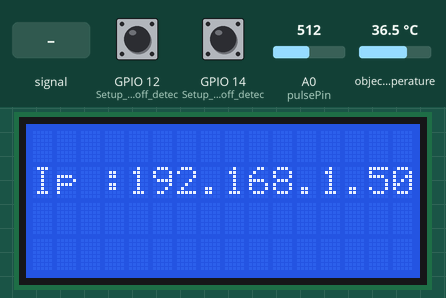
Bench run of a sketch on a simulated ESP8266 (NodeMCU). Shown: 16×4 character LCD. The test bench sets the inputs (shaded band); at power-on: object temperature 36.5 °C, GPIO 12 (Setup_for_leads_off_detec) LOW, GPIO 14 (Setup_for_leads_off_detec) LOW, A0 (pulsePin) = 512. WiFi joins after 1.5 s; servers stay silent unless stated; what the sketch prints to the serial monitor is not drawn.

Above: at 1.6 s.
3.9 s: A0 (pulsePin) fed a 200 Hz sine of ±81 counts around its level
At 5.1 s:
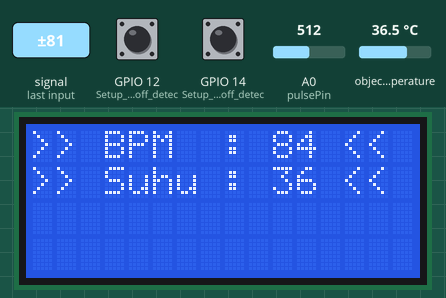
6.9 s: object temperature set to 20 °C
9.9 s: A0 (pulsePin) fed a 1000 Hz sine of ±255 counts around its level
At 10.4 s:
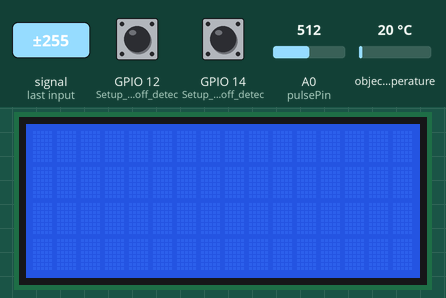
At 10.9 s:
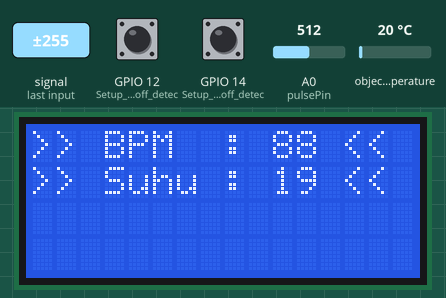
12.9 s: object temperature set to 26 °C
15.9 s: GPIO 12 (Setup_for_leads_off_detec) pulled HIGH for 0.15 s
17.7 s: object temperature set to 32 °C
Timing chart, 0 to 20.7 s (numbered marks = the images above; inputs shaded):
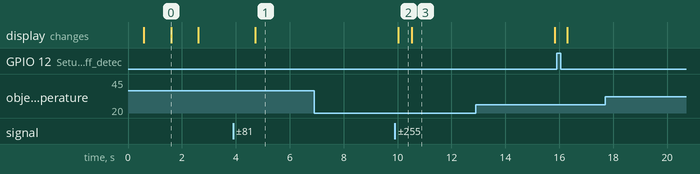

The sketch:

ecg_firebase.ino
```cpp
#include <ESP8266WiFi.h>
#include <Wire.h>
#include <FirebaseArduino.h>
#include <Adafruit_MLX90614.h>
#include <LiquidCrystal_I2C.h>

LiquidCrystal_I2C lcd(0x27,16,4);  // set the LCD address to 0x27 for a 16 chars and 2 line display

#define pulsePin A0 // default pulse pin for ecg8266
Adafruit_MLX90614 mlx = Adafruit_MLX90614();
#define FIREBASE_HOST "paste here your database url"
#define FIREBASE_AUTH "Paste Here your database authentications"
#define ssid "******" // Nama SSID AP/Hotspot
#define password "*********" //Password Wifi
WiFiClient client;
double ObjectTemp,AmbientTemp;
unsigned long timeout;

int rate[10];
unsigned long sampleCounter = 0;
unsigned long lastBeatTime = 0;
unsigned long lastTime = 0, NewTime;
int BPM = 0;
int IBI = 600;
int P = 512;
int T = 512;
int thresh = 525;
int amp = 100;
int Signal;
boolean Pulse = false;
boolean firstBeat = true;
boolean secondBeat = true;
boolean PulseDetected = false;
int pulse;

void setup() {
  Serial.begin(9600);
  //Lcd
  lcd.init();
  lcd.backlight();
  //MLX90614 Temperature Sensor
  mlx.begin();
  //AD8232 ECG Sensor
  pinMode(12, INPUT); // Setup for leads off detection LO +
  pinMode(14, INPUT); // Setup for leads off detection LO -
  // We start by connecting to a WiFi network
  Serial.println();
  Serial.println();
  Serial.print("Connecting to ");
  Serial.println(ssid);

  WiFi.mode(WIFI_STA);
  WiFi.begin(ssid, password);

  while (WiFi.status() != WL_CONNECTED) {
    delay(500);
    Serial.print(".");
    lcd.setCursor(0,0);
    lcd.print("Connecting..");
    delay(1000);
    lcd.clear();
  }

  Serial.println("");
  Serial.println("WiFi connected");
  Serial.println("IP address: ");
  Serial.println(WiFi.localIP());
  Firebase.begin(FIREBASE_HOST, FIREBASE_AUTH);
  lcd.setCursor(0,1);
  lcd.print("Ip : ");
  lcd.setCursor(4,1);
  lcd.print(WiFi.localIP());
  delay(1000);
  lcd.clear();

}

void loop() {
  upload();
}

void nilai_suhu(){
  ObjectTemp = int(mlx.readObjectTempC());
  Serial.print("\tsuhu : ");
  Serial.print(ObjectTemp);
}
void upload(){
  if (PulseDetected == true) {
    Serial.print("PASIEN 1");
    nilai_suhu();
    Serial.print("\tnadi : ");
    pulse = BPM;
    Serial.println(pulse);
    //LCD SUHU
    lcd.setCursor(0,1);
    lcd.print(">> Suhu : ");
    lcd.setCursor(10,1);
    lcd.print(int(ObjectTemp));
    lcd.setCursor(13,1);
    lcd.print("<<");
    //LCD BPM
    lcd.setCursor(0,0);
    lcd.print(">> BPM  : ");
    lcd.setCursor(10,0);
    lcd.print(pulse);
    lcd.setCursor(13,0);
    lcd.print("<<");
    delay(5000);
    Firebase.pushInt("nadi", pulse);
    Firebase.pushInt ("suhu", ObjectTemp);
    // handle error
    if (Firebase.failed()) {
        Serial.print("setting /number failed:");
        Serial.println(Firebase.error());
        return;
    }
    PulseDetected = false;
    lcd.clear();
  }
  else if (millis() >= (lastTime + 2)) {
     readPulse();
     lastTime = millis();
  }
}

void readPulse() {
  if((digitalRead(12) == 1)||(digitalRead(14) == 1)){
    Serial.println('!');
  }else{
    Signal = analogRead(pulsePin);
    sampleCounter += 2;
    int NewTime = sampleCounter - lastBeatTime;

    detectSetHighLow();

    if (NewTime > 250) {
      if ( (Signal > thresh) && (Pulse == false) && (NewTime > (IBI / 5) * 3) )
        pulseDetected();
    }

    if (Signal < thresh && Pulse == true) {
      Pulse = false;
      amp = P - T;
      thresh = amp / 2 + T;
      P = thresh;
      T = thresh;
    }

    if (NewTime > 2500) {
      thresh = 525;
      P = 512;
      T = 512;
      lastBeatTime = sampleCounter;
      firstBeat = true;
      secondBeat = true;
    }
  }
}

void detectSetHighLow() {

  if (Signal < thresh && NewTime > (IBI / 5) * 3) {
    if (Signal < T) {
      T = Signal;
    }
  }

  if (Signal > thresh && Signal > P) {
    P = Signal;
  }

}

void pulseDetected() {
  Pulse = true;
  IBI = sampleCounter - lastBeatTime;
  lastBeatTime = sampleCounter;

  if (firstBeat) {
    firstBeat = false;
    return;
  }
  if (secondBeat) {
    secondBeat = false;
    for (int i = 0; i <= 9; i++) {
      rate[i] = IBI;
    }
  }

  word runningTotal = 0;

  for (int i = 0; i <= 8; i++) {
    rate[i] = rate[i + 1];
    runningTotal += rate[i];
  }

  rate[9] = IBI;
  runningTotal += rate[9];
  runningTotal /= 10;
  BPM = 60000 / runningTotal;
  PulseDetected = true;
  delay(1);
}
```

Measured:
- after the input at 3.9 s, the display: changes after 0.82 s (image 1)
- after the input at 6.9 s, every drawn part: stays the same
- what the display in image 0 shows lasts 1.0 s, from 1.6 s to 2.6 s
- what the display in image 2 shows lasts 0.5 s, from 10.0 s to 10.5 s
